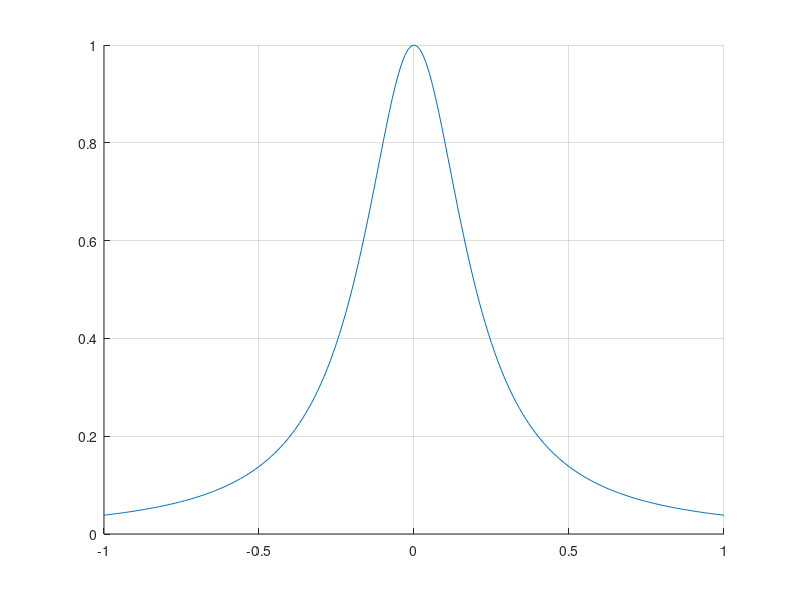

MATLAB code for this plot: (Note: this script raises an error after producing the figure.)
clc; clear; close all; hold on; grid on;

f = @(x) 1 ./ (1 + 25 .* x .^ 2);

p_x = -1:0.01:1;
plot(p_x, f(p_x))

x = -1:.5:1;
y = f(x);
plot(p_x, Lagrange(x, y, p_x), 'r')

function yint = Lagrange(x, y, xx)
    n = length(x);
    if length(y) ~= n, error('x and y must be same length'); end
    s = zeros(1, length(xx));
    for i = 1:length(xx)
        for j = 1:n
            product = y(j);
            for k = 1:n
                if j ~= k
                    product = product * (xx(i) - x(k)) / (x(j) - x(k));
                end
            end
            s(i) = s(i) + product;
        end
    end
    yint = s;
end
